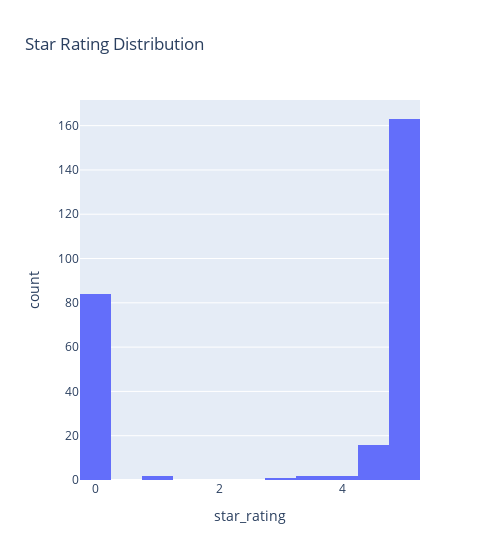

This figure's notebook cell:
### Markdown cell above
EXPLORATORY DATA ANALYSIS

### Code cell
px.histogram(all_df, 'star_rating', width=500, title='Star Rating Distribution')

### Figure 1 — Plotly figure (JSON) as saved in the notebook; plotly's stock layout.template omitted (floating-point values rounded to 4 significant figures; data arrays with more than 128 entries replaced by an {"elided": "..."} marker saying what was removed)
{"data": [{"alignmentgroup": "True", "bingroup": "x", "hovertemplate": "star_rating=%{x}<br>count=%{y}<extra></extra>", "legendgroup": "", "marker": {"color": "#636efa", "pattern": {"shape": ""}}, "name": "", "offsetgroup": "", "orientation": "v", "showlegend": false, "type": "histogram", "x": {"elided": "270 float values"}, "xaxis": "x", "yaxis": "y"}], "layout": {"barmode": "relative", "legend": {"tracegroupgap": 0}, "title": {"text": "Star Rating Distribution"}, "width": 500, "xaxis": {"anchor": "y", "domain": [0, 1], "title": {"text": "star_rating"}}, "yaxis": {"anchor": "x", "domain": [0, 1], "title": {"text": "count"}}}}
